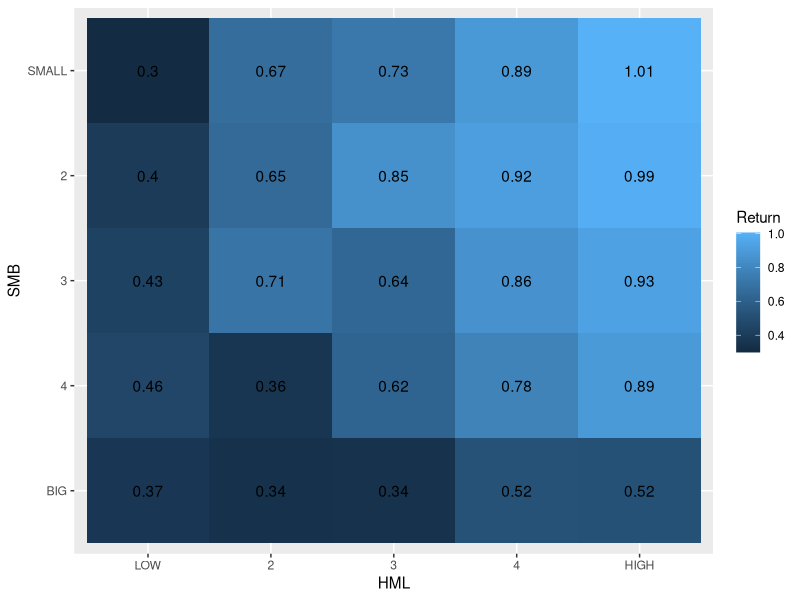
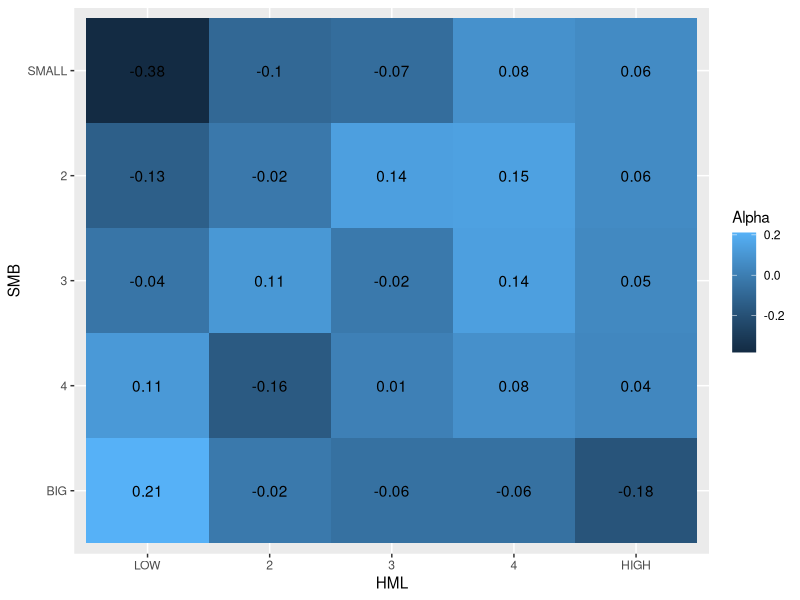
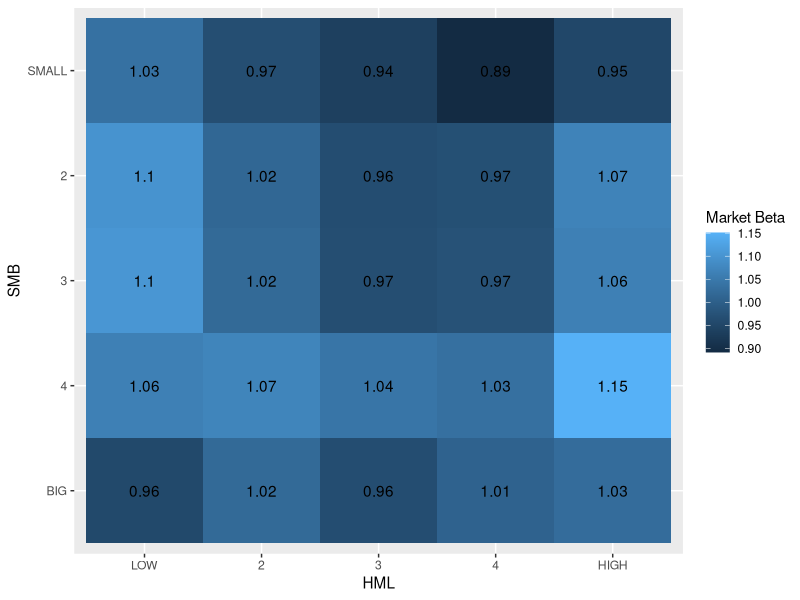
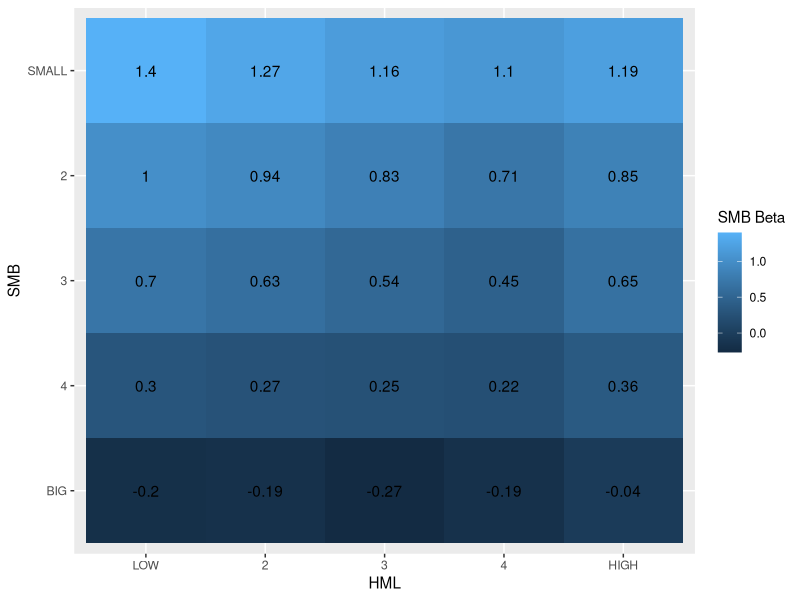
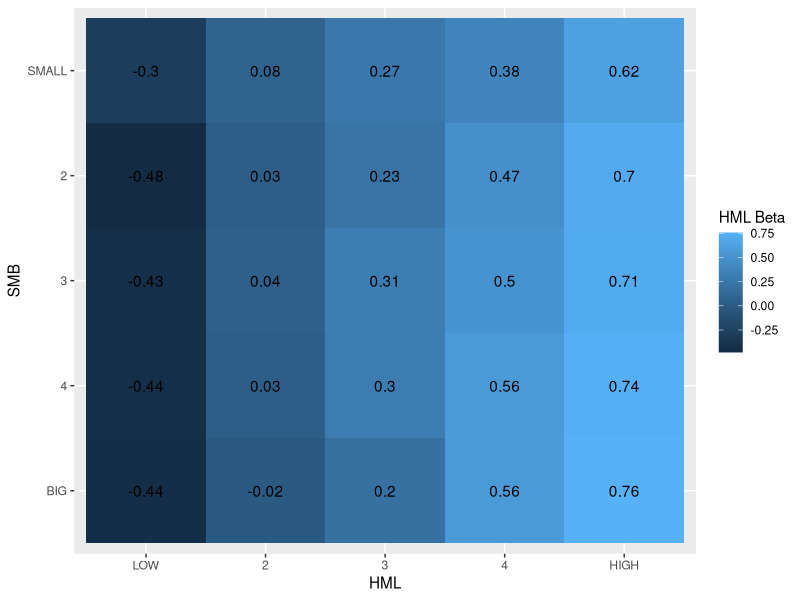

These charts were generated, in order, by the following R code:
##################################################################
#                                                                #
#     Replication of the Fama French Three Factor Model          #
#                                                                #
##################################################################

#1# Data preparation

library(quantmod)
library(xts)
library(ggplot2)
library (readxl)

# FF3 is the monthly data collection of the three factors from 1963/07 to 1991/12
FF3 = read_excel ("Data/FF3_196307-199112.xlsx")

# P25 is value-weighted 5*5 portfolios from 1963/07 to 1991/12
P25 = read_excel ("Data/FF3_25_ValueWeighted.xlsx")


#2# Read regression factors

# Unlist: convert the data into vector format
rmrf = unlist (FF3[ , 2])
smb  = unlist (FF3[ , 3])
hml  = unlist (FF3[ , 4])
rf   = unlist (FF3[ , 5])
ri   = unlist (P25[ , 2])
rirf = unlist (ri - rf) 
rirf 


#3# Start batch regressing 25 portfolios 

results = list ()

# Data starts from the 2nd col of P25
for (i in 1: (ncol(P25) - 1)) { 
  rirf = unlist(P25[ , i + 1]) - rf   
     y = lm(rirf ~ rmrf + smb + hml)
  results[[i]] = summary(y)
}

# Set up empty vectors

betas      = vector ()
std.errors = vector ()
t.values   = vector ()
R.squareds = vector ()

# Save all betas' regression results

for (i in 1:(ncol(P25) - 1)) {
       betas = cbind (betas, results[[i]]$coefficients[ , 1])
  std.errors = cbind (std.errors,results[[i]]$sigma)
    t.values = cbind (t.values, results[[i]]$coefficients[ , 3])
  R.squareds = cbind (R.squareds, results[[i]]$adj.r.squared)
}

# Give names
colnames(betas) = colnames(P25)[-1]


#4# Resize the output to 5x5 format like Fama French paper
resize = function(x) {
  return (matrix(x, nrow=5, byrow = TRUE, 
                 dimnames = list (c("SMALL", "2", "3", "4", "BIG"), c("LOW", "2", "3", "4", "HIGH"))))
}

# Resize alpha (intercept)
alpha = resize(betas[1, ])
alpha

# Resize beta
market.beta = resize(betas[2, ])
SMB.beta    = resize(betas[3, ])
HML.beta    = resize(betas[4, ])

# Display betas
market.beta
SMB.beta
HML.beta

# Resize t-stats
market.t = resize(t.values[2, ])
SMB.t    = resize(t.values[3, ])
HML.t    = resize(t.values[4, ])
market.t

# Resize R-squareds
resize(R.squareds)
resize(std.errors)

# Create a table with all coefficients and t statistics
coef.t = cbind(rbind (alpha, market.beta, SMB.beta, HML.beta), 
               rbind (resize (t.values[1, ]), market.t, SMB.t, HML.t))
View(coef.t)


# heat map
heat.plot = function(df, legend.label = "Return"){
  # prepare data into 25 rows vector
  plot.data        = expand.grid(HML = c("LOW", "2", "3", "4", "HIGH"),
                                 SMB = c("SMALL", "2", "3", "4", "BIG"))
  plot.data$Return = matrix(df, nrow = 25)

  # plot
  ggplot(data = plot.data, aes(x = HML, y = SMB, fill = Return)) + 
    geom_tile() + 
    scale_y_discrete(limits = rev(levels(plot.data$SMB))) +
    geom_text(aes(label=round(Return, digits = 2))) + 
    labs(fill = legend.label)
}

# mean excess return of the 25 FF portfolios
heat.plot(colMeans(P25[ , -1] - FF3$RF))

heat.plot(betas[1, ], "Alpha")
heat.plot(betas[2, ], "Market Beta")
heat.plot(betas[3, ], "SMB Beta")
heat.plot(betas[4, ], "HML Beta")

